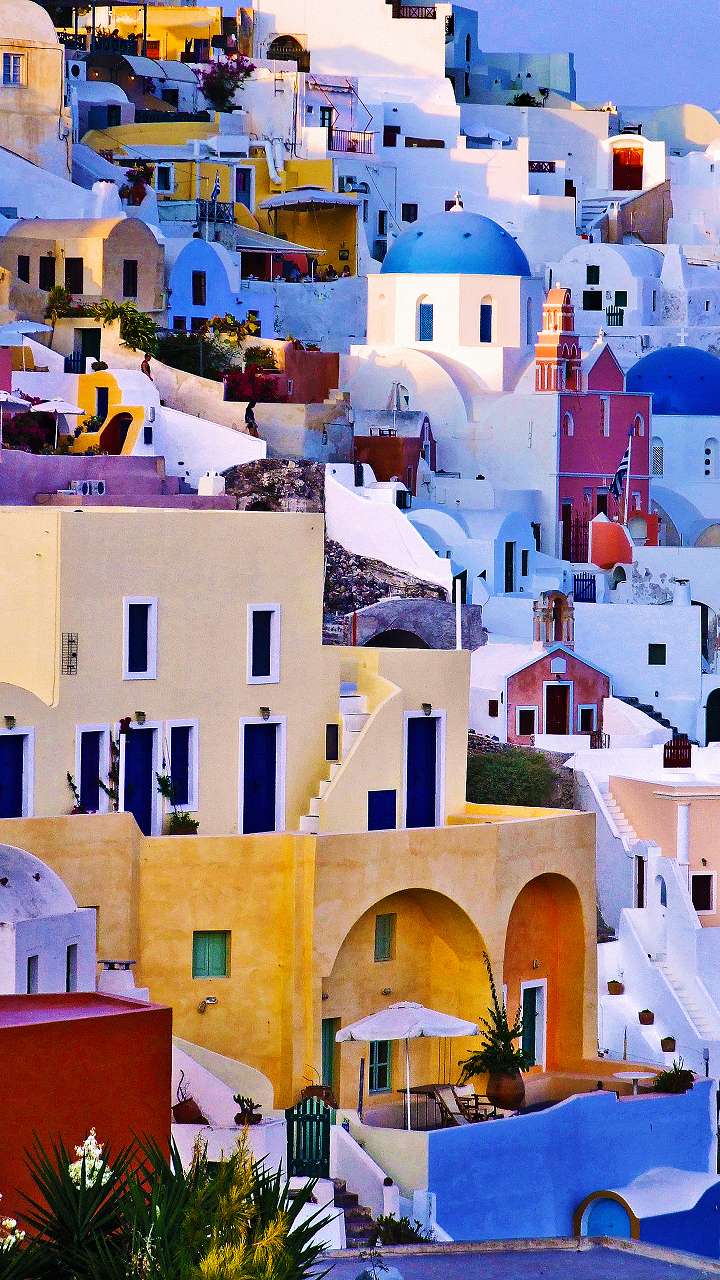
#> input picture images/colorful_houses_small.png, 720 x 1280 px; its folder holds 3 pictures in this run
$ python MR_gwenn.py
#> lines starting #> are read from the running program, lines starting #| are printed output that depends on the picture; long printed decimals are rounded
### load_imgs.py
# -*- coding: utf-8 -*-
"""
Created on Thu Jul  1 16:58:32 2021

@author:    Claude Cariou - Univ Rennes/Enssat, CNRS-IETR/MULTIP - Lannion, France
            claude.cariou@univ-rennes1.fr
"""

import cv2
import os
import glob
import numpy as np

def load_imgs(img_dir):
#> called with img_dir = './images'
    data_path = os.path.join(img_dir,'*g')
    files = glob.glob(data_path)
    print(files)
    imgs = []
    for f1 in files:
        img = cv2.imread(f1)
#> img is the input picture: shape (1280, 720, 3); mean B, G, R 144.7, 129.2, 142.4
        print('Image: ',f1, 'Size:', np.shape(img))
#| Image:  ./images/colorful_houses_small.png Size: (1280, 720, 3)
        img = cv2.cvtColor(img,cv2.COLOR_BGR2RGB) #required to permute R & B
        imgs.append(img)
    imgs = np.array(imgs, dtype=object)
    return imgs

### NNsearch.py
# -*- coding: utf-8 -*-
"""
Computes the distances and indices of K NNs.

Created on Fri Jan 28 18:41:44 2022

@author:    Claude Cariou - Univ Rennes/Enssat, CNRS-IETR/MULTIP - Lannion, France
            claude.cariou@univ-rennes1.fr
"""

import numpy as np
from sklearn.neighbors import NearestNeighbors

def fn_D_fast_full(data, K):
    sizx, sizy, nbands = np.shape(data)
    N = sizx*sizy

    data = np.reshape(data,(N,nbands))  #np.transpose(data,(1,0,2))

    nbrs = NearestNeighbors(n_neighbors=K, algorithm='ball_tree').fit(data)
    dists, neigh = nbrs.kneighbors(data)
    return dists, neigh

def fn_D_fast_idx(data, idx, K):
    sizx, sizy, nbands = np.shape(data)
#    K = len(idx)
    N = sizx*sizy

    data = np.reshape(data,(N,nbands))
    tmp2 = data[idx]

    nbrs = NearestNeighbors(n_neighbors=K, algorithm='ball_tree').fit(tmp2)
    dists, neigh = nbrs.kneighbors(data,n_neighbors=K)
    neigh = idx[neigh]
    return dists, neigh

### gwenn.py
# -*- coding: utf-8 -*-
"""
(Weighted Mode) Graph WatershEd using Nearest Neighbors (GWENN)

GWENN is an unsupervised clustering algorithm based on nearest-neighbor (NN)
pointwise density estimation.

The only parameter of the method is the number of NNs K.

Please cite:
    C. Cariou and K. Chehdi, "A new k-nearest neighbor density-based clustering
    method and its application to hyperspectral images," 2016 IEEE International
    Geoscience and Remote Sensing Symposium (IGARSS), 2016, pp. 6161-6164,
    https://doi.org/10.1109/IGARSS.2016.7730609

    Cariou, C.; Le Moan, S.; Chehdi, K. Improving K-Nearest Neighbor Approaches
    for Density-Based Pixel Clustering in Hyperspectral Remote Sensing Images.
    Remote Sens. 2020, 12, 3745. https://doi.org/10.3390/rs12223745

Created on Fri Jan 28 18:41:44 2022

@author:    Claude Cariou - Univ Rennes/Enssat, CNRS-IETR/MULTIP - Lannion, France
            claude.cariou@univ-rennes1.fr
"""

import numpy as np
from scipy import stats
from sklearn.utils.extmath import weighted_mode

def gwenn(dists, neigh, wm):
    N, K = np.shape(dists)
    dens = np.sum(dists,axis=1)

    v = np.argsort(dens)
    labs = np.zeros(N, dtype=np.integer)
    P = np.zeros(N, dtype=np.integer);

    labs[v[0]] = v[0]

    for k in range(1,N):
        P[v[k-1]] = 1;
        B = neigh[v[k]]
        temp = P[B]
        temp = B[temp==1]

        if temp.any():
            if wm:
                idx = weighted_mode(labs[temp],1/dens[temp])   #WM-GWENN (better) (RS paper)
            else:
                idx = stats.mode(labs[temp])                   #initial GWENN (IGARSS paper)
            labs[v[k]] = idx[0]
        else:
            labs[v[k]] = v[k]

    exemplars,_ = np.unique(labs, return_inverse=True)
    return labs, exemplars

### MR_gwenn.py
# -*- coding: utf-8 -*-
"""
Multi-Resolution - Graph WatershEd using Nearest Neighbors (MR-GWENN)

This method performs unsupervised image segmentation.

GWENN is an unsupervised clustering algorithm based on nearest-neighbor (NN)
pointwise density estimation. In the present setting, GWENN is embedded in a
multiresolution framework using the Haar discrete wavelet transform (DWT).

One parameter is the number of NNs K (for GWENN)
For high K, the number of clusters decreases (default K=5)

The other parameter is the number of DWT levels nLevel. Please check the spatial
sizes of the second to last approximation image are both even.

Please cite:
    C. Cariou and K. Chehdi, "A new k-nearest neighbor density-based clustering
    method and its application to hyperspectral images," 2016 IEEE International
    Geoscience and Remote Sensing Symposium (IGARSS), 2016, pp. 6161-6164,
    https://doi.org/10.1109/IGARSS.2016.7730609

    Cariou, C.; Le Moan, S.; Chehdi, K. Improving K-Nearest Neighbor Approaches
    for Density-Based Pixel Clustering in Hyperspectral Remote Sensing Images.
    Remote Sens. 2020, 12, 3745. https://doi.org/10.3390/rs12223745

Created on Fri Feb 04 15:29:00 2022

@author:    Claude Cariou - Univ Rennes/Enssat, CNRS-IETR/MULTIP - Lannion, France
            claude.cariou@univ-rennes1.fr
"""


import pywt
import numpy as np
#np.random.seed(1234)
from sklearn.neighbors import NearestNeighbors
from NNsearch import fn_D_fast_full, fn_D_fast_idx
from gwenn import gwenn
import load_imgs
import matplotlib.pyplot as plt
import time


def show_exmplrs(im,labs):
    sizx, sizy, nbands = np.shape(im)
    data = np.reshape(im,(sizx*sizy,nbands))
    imexmplrs = data[np.uint32(labs)]/2
    idx = np.unique(labs)
    imexmplrs[idx] = np.array([255, 255, 255]) #imexmplrs[uniq]
    imexplrs = np.reshape(imexmplrs,(sizx, sizy, nbands))
    plt.figure()
    plt.imshow(np.uint8(imexplrs))
    plt.title('Cluster exemplars', fontdict=None, loc='center')
    imseg = data[np.uint32(labs)]
    imseg = np.reshape(imseg,(sizx, sizy, nbands))
    return imseg

def interpolate_indices(idx,sizy):
    newidx = 2*(idx+(idx//sizy)*sizy)
    newidx = np.append(newidx,2*(idx+(idx//sizy)*sizy)+1)
    newidx = np.append(newidx,2*(idx+(idx//sizy)*sizy+sizy))
    newidx = np.append(newidx,2*(idx+(idx//sizy)*sizy+sizy)+1)
    return newidx

def my_dwt(im, nLevel):
#> called with nLevel = 2
    sizx, sizy, nbands = np.shape(im)
#> sizx = 144; sizy = 256; nbands = 3
    im = np.transpose(im,(2,0,1))   # bands first
    startImage = im
    cA_dict = {}
    cH_dict = {}
    cV_dict = {}
    cD_dict = {}
    for level in range(nLevel):
        #print(level)
        (cAtmp, (cHtmp, cVtmp, cDtmp)) = pywt.dwt2(startImage, wavelet='haar')
        startImage = cAtmp
        cA_dict['layer_' + str(level)] = cAtmp
        cH_dict['layer_' + str(level)] = cHtmp
        cV_dict['layer_' + str(level)] = cVtmp
        cD_dict['layer_' + str(level)] = cDtmp
#> after the loop, cA_dict = 2 items; cD_dict = 2 items; cH_dict = 2 items; cV_dict = 2 items

    return cA_dict, cH_dict, cV_dict, cD_dict


def MR_gwenn(im, nLevel=3, K=5):
    print('DWT')
    cA_dict, cH_dict, cV_dict, cD_dict = my_dwt(im, nLevel)
#> cA_dict = 2 items; cH_dict = 2 items; cV_dict = 2 items; cD_dict = 2 items

    fullRecon = cA_dict['layer_' + str(nLevel-1)]
    fullRecon = np.transpose(fullRecon,(1,2,0)) # bands last
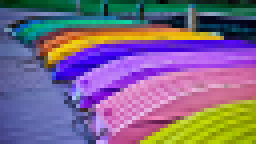
#> fullRecon: shape (36, 64, 3) float64 (shown 4 times larger); mean of channels 0, 1, 2 542.9, 411.4, 497.9; drawn with min black and max white

    for iLevel in range(nLevel-1,-1,-1):
        print('iLevel = ', iLevel)
        sizx, sizy, nbands = np.shape(fullRecon)
        if iLevel == nLevel-1:
            #print('fn_D_fast_full')
            distances, indices = fn_D_fast_full(fullRecon,K)
            labs, idx = gwenn(distances, indices, 1)
            print('Number of exemplars :', len(idx))
        else:
            #print('fn_D_fast_idx')
            newidx = interpolate_indices(idx,sizy)
            distances, indices = fn_D_fast_idx(fullRecon, newidx, K)
            labs, idx = gwenn(distances, indices, 1)
            print('Number of exemplars :', len(idx))

        print('IDWT')
        cHtmp = cH_dict['layer_' + str(iLevel)]
        cVtmp = cV_dict['layer_' + str(iLevel)]
        cDtmp = cD_dict['layer_' + str(iLevel)]
        fullRecon = np.transpose(fullRecon,(2,0,1)) # bands first
        fullRecon = pywt.idwt2((fullRecon, (cHtmp, cVtmp, cDtmp)), wavelet='haar')
        fullRecon = np.transpose(fullRecon,(1,2,0))
#> this loop made 2 passes
#| Number of exemplars : 224
#| Number of exemplars : 124
#> pass 1, in MR_gwenn, `fullRecon = np.transpose(fullRecon,(1,2,0))`:
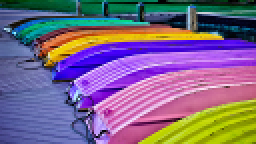
#> fullRecon: shape (72, 128, 3) float64 (shown 2 times larger); mean of channels 0, 1, 2 271.5, 205.7, 248.9; drawn with min black and max white
#> pass 2, in MR_gwenn, `fullRecon = np.transpose(fullRecon,(1,2,0))`:
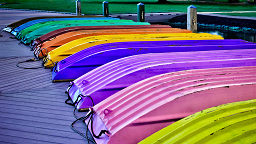
#> fullRecon: shape (144, 256, 3) float64; mean of channels 0, 1, 2 135.7, 102.8, 124.5; drawn with min black and max white
        # [4 lines of commented-out code are left out]

    sizx, sizy, nbands = np.shape(fullRecon)
#> sizx = 144; sizy = 256
    newidx = interpolate_indices(idx,sizy)
#> newidx = 496 values, max 36755 at index 495, min 116 at index 0, mean 17781.2
    distances, indices = fn_D_fast_idx(fullRecon, newidx, K)
#> in fn_D_fast_idx (call 2), `tmp2 = data[idx]`: tmp2 = 496 rows, first 8: [91, 147, 1], [107, 145, 1.11e-16], [58, 94, 1], [34, 39, 29], [36, 74, 2], [5.68e-14, 44, 7.11e-15], [-1.78e-14, 22, 2], [48, 85, 1]
    labs, idx = gwenn(distances, indices, 1)
#> idx = 141 values from 117 to 36823
    imseg = show_exmplrs(fullRecon,labs)
#> in show_exmplrs, `imexplrs = np.reshape(imexmplrs,(sizx, sizy, nbands))`:
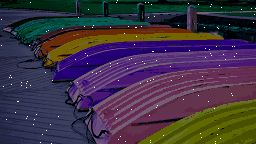
#> imexplrs: shape (144, 256, 3) float64; mean of channels 0, 1, 2 67.9, 51.3, 63.3; drawn as B, G, R
#> in show_exmplrs, `imseg = np.reshape(imseg,(sizx, sizy, nbands))`:
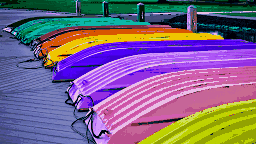
#> imseg: shape (144, 256, 3) float64; mean of channels 0, 1, 2 134.4, 101, 125.2; drawn with min black and max white

    return imseg, idx, labs

def main():
    plt.close("all")

    impath = "./images" #only one png image in this folder
    im = load_imgs.load_imgs(impath)

    # Choose here the image you wish to segment
    im = im[1]

    plt.figure()
    plt.imshow(np.uint8(im))
    plt.title('Original image', fontdict=None, loc='center')

    nLevel = 2      #<<<<<<<<<<<<<<< change the number of DWT levels here
    K = 5           #<<<<<<<<<<<<<<< change the number of nearest neighbors here

    start_time = time.time()
    imseg, idx, labs = MR_gwenn(im, nLevel, K)
#> idx = 141 values from 117 to 36823
    print("--- Elapsed: %s seconds ---" % (time.time() - start_time))

    plt.figure()
    plt.imshow(np.uint8(imseg))
    plt.title('Segmented image', fontdict=None, loc='center')
    MSE = np.mean(np.square(imseg-im))
#> MSE = 269.9
    PSNR = 10*np.log10(255**2/MSE)
#> PSNR = 23.82
    print("MSE  = ", MSE)
#| MSE  =  269.865
    print("PSNR = ", PSNR)
#| PSNR =  23.819
    print('Number of clusters : ',len(idx))
#| Number of clusters :  141

main()
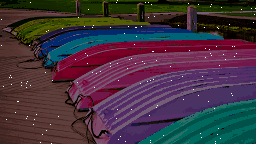
#> shown: shape (144, 256, 3); mean R, G, B 67.7, 51, 63.1
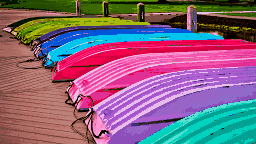
#> shown: shape (144, 256, 3); mean R, G, B 134.4, 101, 125.2
